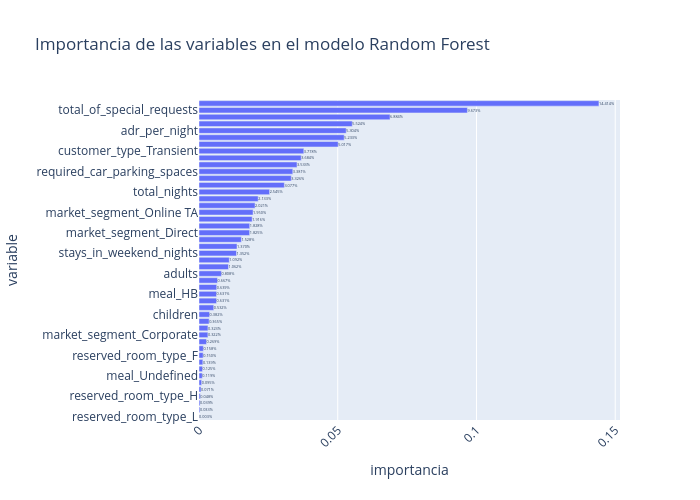

Notebook code cell kept with this figure:
### Code cell
# Visualización de la importancia de las variables
fig = px.bar(
    df_importances_rf,
    x='importancia',
    y='variable',
    text='importancia',
    text_auto=".3%",
    title='Importancia de las variables en el modelo Random Forest',
    labels={'x': 'Importancia', 'y': 'Variable'},
    width=700, height=500
)
fig.update_layout(xaxis_tickangle=-45)
fig.show()

### Figure 1 — Plotly figure (JSON) as saved in the notebook; plotly's stock layout.template omitted (floating-point values rounded to 4 significant figures)
{"data": [{"hovertemplate": "importancia=%{text}<br>variable=%{y}<extra></extra>", "legendgroup": "", "marker": {"color": "#636efa", "pattern": {"shape": ""}}, "name": "", "orientation": "h", "showlegend": false, "text": [2.869e-05, 0.0003347, 0.00039, 0.0004762, 0.000709, 0.0009508, 0.001189, 0.001251, 0.001387, 0.001502, 0.001576, 0.002694, 0.003216, 0.003231, 0.00365, 0.003818, 0.005321, 0.006312, 0.006312, 0.006388, 0.006673, 0.008082, 0.01062, 0.01092, 0.01352, 0.0137, 0.01528, 0.01825, 0.01828, 0.01916, 0.0195, 0.02021, 0.02133, 0.02545, 0.03077, 0.03326, 0.03381, 0.03533, 0.03684, 0.03778, 0.05017, 0.05233, 0.05304, 0.05524, 0.06884, 0.09673, 0.1441], "textposition": "auto", "texttemplate": "%{x:.3%}", "type": "bar", "x": [2.869e-05, 0.0003347, 0.00039, 0.0004762, 0.000709, 0.0009508, 0.001189, 0.001251, 0.001387, 0.001502, 0.001576, 0.002694, 0.003216, 0.003231, 0.00365, 0.003818, 0.005321, 0.006312, 0.006312, 0.006388, 0.006673, 0.008082, 0.01062, 0.01092, 0.01352, 0.0137, 0.01528, 0.01825, 0.01828, 0.01916, 0.0195, 0.02021, 0.02133, 0.02545, 0.03077, 0.03326, 0.03381, 0.03533, 0.03684, 0.03778, 0.05017, 0.05233, 0.05304, 0.05524, 0.06884, 0.09673, 0.1441], "xaxis": "x", "y": ["reserved_room_type_L", "market_segment_Complementary", "customer_type_Group", "reserved_room_type_H", "babies", "reserved_room_type_C", "meal_Undefined", "reserved_room_type_G", "reserved_room_type_B", "reserved_room_type_F", "meal_FB", "is_repeated_guest", "market_segment_Corporate", "reserved_room_type_E", "meal_SC", "children", "has_company", "reserved_room_type_D", "meal_HB", "previous_bookings_not_canceled", "has_agent", "adults", "days_in_waiting_list", "total_guests", "stays_in_weekend_nights", "is_resort_hotel", "market_segment_Offline TA/TO", "market_segment_Direct", "arrival_month_sin", "arrival_month_cos", "market_segment_Online TA", "arrival_date_year", "stays_in_week_nights", "total_nights", "customer_type_Transient-Party", "booking_changes", "required_car_parking_spaces", "arrival_date_day_of_month", "arrival_date_week_number", "customer_type_Transient", "market_segment_Groups", "adr_per_person", "adr_per_night", "adr", "previous_cancellations", "total_of_special_requests", "lead_time"], "yaxis": "y"}], "layout": {"barmode": "relative", "height": 500, "legend": {"tracegroupgap": 0}, "title": {"text": "Importancia de las variables en el modelo Random Forest"}, "width": 700, "xaxis": {"anchor": "y", "domain": [0, 1], "tickangle": -45, "title": {"text": "importancia"}}, "yaxis": {"anchor": "x", "domain": [0, 1], "title": {"text": "variable"}}}}
